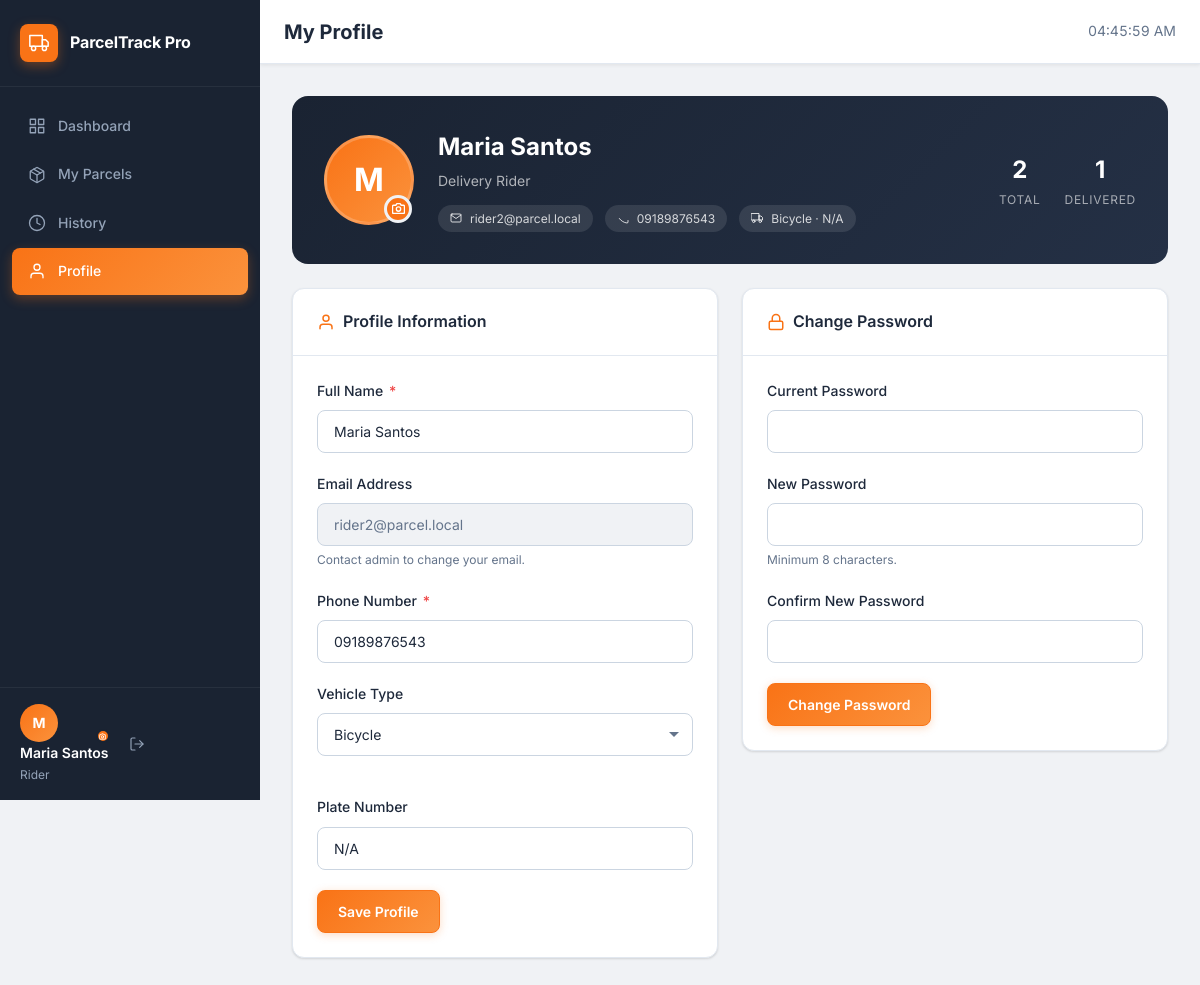
/rider/profile.php (signed in), run on the app's committed database.
### tables this page shows
CREATE TABLE `users` (
  `id`         INT UNSIGNED NOT NULL AUTO_INCREMENT,
  `name`       VARCHAR(100) NOT NULL,
  `email`      VARCHAR(150) NOT NULL,
  `password`   VARCHAR(255) NOT NULL,
  `role`       ENUM('admin','rider') NOT NULL DEFAULT 'rider',
  `avatar`     VARCHAR(255) DEFAULT NULL,
  `created_at` TIMESTAMP NOT NULL DEFAULT CURRENT_TIMESTAMP,
  `updated_at` TIMESTAMP NOT NULL DEFAULT CURRENT_TIMESTAMP ON UPDATE CURRENT_TIMESTAMP,
  PRIMARY KEY (`id`),
  UNIQUE KEY `uq_users_email` (`email`)
);

CREATE TABLE `riders` (
  `id`           INT UNSIGNED NOT NULL AUTO_INCREMENT,
  `user_id`      INT UNSIGNED NOT NULL,
  `phone`        VARCHAR(20)  NOT NULL DEFAULT '',
  `vehicle_type` VARCHAR(50)  NOT NULL DEFAULT '',
  `plate_number` VARCHAR(20)  NOT NULL DEFAULT '',
  `is_online`    TINYINT(1)   NOT NULL DEFAULT 0,
  `last_seen`    TIMESTAMP    NULL DEFAULT NULL,
  `created_at`   TIMESTAMP    NOT NULL DEFAULT CURRENT_TIMESTAMP,
  PRIMARY KEY (`id`),
  UNIQUE KEY `uq_riders_user_id` (`user_id`),
  CONSTRAINT `fk_riders_user` FOREIGN KEY (`user_id`) REFERENCES `users` (`id`) ON DELETE CASCADE
);

### includes/functions.php (called while the page is built, shortened)
<?php
function e($value): string
{
    return htmlspecialchars((string) $value, ENT_QUOTES | ENT_SUBSTITUTE, 'UTF-8');
}

### rider/profile.php (the view, shortened to what this page needs)
<?php
require_once __DIR__ . '/../includes/functions.php';
$pdo    = db();
$userId = current_user_id();
$user = $pdo->prepare('SELECT * FROM users WHERE id = ?');
$user->execute([$userId]);
$user = $user->fetch();
$rider = $pdo->prepare('SELECT * FROM riders WHERE user_id = ?');
$rider->execute([$userId]);
$rider = $rider->fetch();
$stats = $pdo->prepare(
    "SELECT
        COUNT(*) AS total,
        SUM(status='delivered') AS delivered,
        SUM(status='failed')    AS failed
     FROM parcels WHERE rider_id = ?"
);
$stats->execute([$rider['id']]);
$stats = $stats->fetch();
?>
<?php require_once __DIR__ . '/../includes/header.php'; ?>
<div class="profile-header">
    <div class="profile-avatar-wrap">
        <div style="position:relative;display:inline-block;">
            <div class="profile-avatar" id="profileAvatarEl"
                 style="cursor:pointer;overflow:hidden;"
                 title="Click to change profile photo"
                 onclick="document.getElementById('avatarFileInput').click()">
                <?php if ($user['avatar']): ?>
                <img id="profileAvatarImg"
                     src="<?= BASE_URL ?>/assets/uploads/avatars/<?= e(rawurlencode($user['avatar'])) ?>"
                     alt="<?= e($user['name']) ?>"
                     style="width:100%;height:100%;object-fit:cover;border-radius:50%;display:block;">
                <?php else: ?>
                <span id="profileAvatarInitial"><?= strtoupper(substr($user['name'], 0, 1)) ?></span>
                <?php endif; ?>
            </div>
            <label for="avatarFileInput"
                   style="position:absolute;bottom:2px;right:2px;width:28px;height:28px;border-radius:50%;background:var(--color-accent,#f97316);border:3px solid var(--color-bg,#f1f5f9);display:flex;align-items:center;justify-content:center;cursor:pointer;"
                   title="Upload new photo">
                <svg xmlns="http://www.w3.org/2000/svg" viewBox="0 0 24 24" fill="none" stroke="#fff" stroke-width="2.5" stroke-linecap="round" stroke-linejoin="round" style="width:13px;height:13px;"><path d="M23 19a2 2 0 0 1-2 2H3a2 2 0 0 1-2-2V8a2 2 0 0 1 2-2h4l2-3h6l2 3h4a2 2 0 0 1 2 2z"/><circle cx="12" cy="13" r="4"/></svg>
            </label>
        </div>
    </div>
    <div>
        <div class="profile-name"><?= e($user['name']) ?></div>
        <div class="profile-role">Delivery Rider</div>
        <div class="profile-badges">
            <span class="profile-badge">
                <svg xmlns="http://www.w3.org/2000/svg" viewBox="0 0 24 24" fill="none" stroke-width="2" stroke-linecap="round" stroke-linejoin="round"><path d="M4 4h16c1.1 0 2 .9 2 2v12c0 1.1-.9 2-2 2H4c-1.1 0-2-.9-2-2V6c0-1.1.9-2 2-2z"/><polyline points="22,6 12,13 2,6"/></svg>
                <?= e($user['email']) ?>
            </span>
            <?php if ($rider['phone']): ?>
            <span class="profile-badge">
                <svg xmlns="http://www.w3.org/2000/svg" viewBox="0 0 24 24" fill="none" stroke-width="2" stroke-linecap="round" stroke-linejoin="round"><path d="M22 16.92v3a2 2 0 0 1-2.18 2 19.79 19.79 0 0 1-8.63-3.07A19.5 19.5 0 0 1 4.69 13"/></svg>
                <?= e($rider['phone']) ?>
            </span>
            <?php endif; ?>
            <?php if ($rider['vehicle_type']): ?>
            <span class="profile-badge">
                <svg xmlns="http://www.w3.org/2000/svg" viewBox="0 0 24 24" fill="none" stroke-width="2" stroke-linecap="round" stroke-linejoin="round"><rect x="1" y="3" width="15" height="13"/><polygon points="16 8 20 8 23 11 23 16 16 16 16 8"/><circle cx="5.5" cy="18.5" r="2.5"/><circle cx="18.5" cy="18.5" r="2.5"/></svg>
                <?= e($rider['vehicle_type']) ?> · <?= e($rider['plate_number'] ?: '—') ?>
            </span>
            <?php endif; ?>
        </div>
    </div>
    <div style="margin-left:auto;display:flex;gap:var(--space-6);">
        <div class="hero-stat">
            <div class="hero-stat-value"><?= $stats['total'] ?></div>
            <div class="hero-stat-label">Total</div>
        </div>
        <div class="hero-stat">
            <div class="hero-stat-value"><?= $stats['delivered'] ?></div>
            <div class="hero-stat-label">Delivered</div>
        </div>
    </div>
</div>
<div style="display:grid;grid-template-columns:1fr 1fr;gap:var(--space-6);align-items:start;">
    <div class="card">
        <div class="card-header">
            <div class="card-title">
                <svg xmlns="http://www.w3.org/2000/svg" viewBox="0 0 24 24" fill="none" stroke-width="2" stroke-linecap="round" stroke-linejoin="round"><path d="M20 21v-2a4 4 0 0 0-4-4H8a4 4 0 0 0-4 4v2"/><circle cx="12" cy="7" r="4"/></svg>
                Profile Information
            </div>
        </div>
        <div class="card-body">
            <form method="POST" novalidate>
                <div class="form-group">
                    <label class="form-label">Full Name <span class="required">*</span></label>
                    <input type="text" name="name" class="form-control" value="<?= e($user['name']) ?>" required>
                </div>
                <div class="form-group">
                    <label class="form-label">Email Address</label>
                    <input type="email" class="form-control" value="<?= e($user['email']) ?>" disabled>
                    <div class="form-hint">Contact admin to change your email.</div>
                </div>
                <div class="form-group">
                    <label class="form-label">Phone Number <span class="required">*</span></label>
                    <input type="tel" name="phone" class="form-control" value="<?= e($rider['phone']) ?>" placeholder="09XX-XXX-XXXX" required>
                </div>
                <div class="form-row">
                    <div class="form-group">
                        <label class="form-label">Vehicle Type</label>
                        <select name="vehicle_type" class="form-control">
                            <?php foreach (['Motorcycle','Bicycle','Tricycle','Van','Truck'] as $v): ?>
                            <option value="<?= $v ?>" <?= $rider['vehicle_type'] === $v ? 'selected' : '' ?>><?= $v ?></option>
                            <?php endforeach; ?>
                        </select>
                    </div>
                    <div class="form-group">
                        <label class="form-label">Plate Number</label>
                        <input type="text" name="plate_number" class="form-control" value="<?= e($rider['plate_number']) ?>" placeholder="ABC-1234">
                    </div>
                </div>
                <button type="submit" class="btn btn-primary">Save Profile</button>
            </form>
        </div>
    </div>
    <div class="card">
        <div class="card-header">
            <div class="card-title">
                <svg xmlns="http://www.w3.org/2000/svg" viewBox="0 0 24 24" fill="none" stroke-width="2" stroke-linecap="round" stroke-linejoin="round"><rect x="3" y="11" width="18" height="11" rx="2" ry="2"/><path d="M7 11V7a5 5 0 0 1 10 0v4"/></svg>
                Change Password
            </div>
        </div>
        <div class="card-body">
            <form method="POST" novalidate>
                <div class="form-group">
                    <label class="form-label">Current Password</label>
                    <input type="password" name="current_password" class="form-control" autocomplete="current-password" required>
                </div>
                <div class="form-group">
                    <label class="form-label">New Password</label>
                    <input type="password" name="new_password" class="form-control" autocomplete="new-password" required>
                    <div class="form-hint">Minimum 8 characters.</div>
                </div>
                <div class="form-group">
                    <label class="form-label">Confirm New Password</label>
                    <input type="password" name="confirm_password" class="form-control" autocomplete="new-password" required>
                </div>
                <button type="submit" class="btn btn-primary">Change Password</button>
            </form>
        </div>
    </div>
</div>
<?php require_once __DIR__ . '/../includes/footer.php'; ?>

### assets/css/rider.css (style rules this page uses)
.hero-stat { text-align: center; }
.hero-stat-value { font-size: var(--font-size-2xl); font-weight: 700; color: #fff; }
.hero-stat-label { font-size: var(--font-size-xs); color: rgba(255,255,255,0.6); text-transform: uppercase; letter-spacing: 0.06em; }
.profile-header { display: flex; align-items: center; gap: var(--space-6); padding: var(--space-8); background: linear-gradient(135deg, var(--color-primary), #243045); border-radius: var(--radius-xl); color: #fff; margin-bottom: var(--space-6); flex-wrap: wrap; }
.profile-avatar-wrap { position: relative; flex-shrink: 0; }
.profile-avatar { width: 90px; height: 90px; border-radius: var(--radius-full); background: linear-gradient(135deg, var(--color-accent), #fb923c); display: flex; align-items: center; justify-content: center; font-size: 2rem; font-weight: 700; color: #fff; border: 3px solid rgba(255,255,255,0.2); }
.profile-name { font-size: var(--font-size-2xl); font-weight: 700; color: #fff; margin-bottom: var(--space-1); }
.profile-role { font-size: var(--font-size-sm); color: rgba(255,255,255,0.65); text-transform: capitalize; margin-bottom: var(--space-3); }
.profile-badges { display: flex; gap: var(--space-3); flex-wrap: wrap; }
.profile-badge { display: flex; align-items: center; gap: var(--space-2); font-size: var(--font-size-xs); color: rgba(255,255,255,0.8); background: rgba(255,255,255,0.1); padding: var(--space-1) var(--space-3); border-radius: var(--radius-full); }
.profile-badge svg { width: 12px; height: 12px; stroke: currentColor; }

### data on the page
users: name "M", name "Maria Santos", email "rider2@parcel.local"
riders: phone "09189876543", vehicle_type "Bicycle", plate_number "N/A"

### other printed values
APP_NAME "ParcelTrack Pro"
$link['label'] "Dashboard"
$link['label'] "My Parcels"
$link['label'] "History"
$link['label'] "Profile"
substr(current_user_name(), 0, 1) "M"
current_user_name() "Maria Santos"
$role "Rider"
$pageTitle "My Profile"
$stats['total'] "2"
$stats['delivered'] "1"
